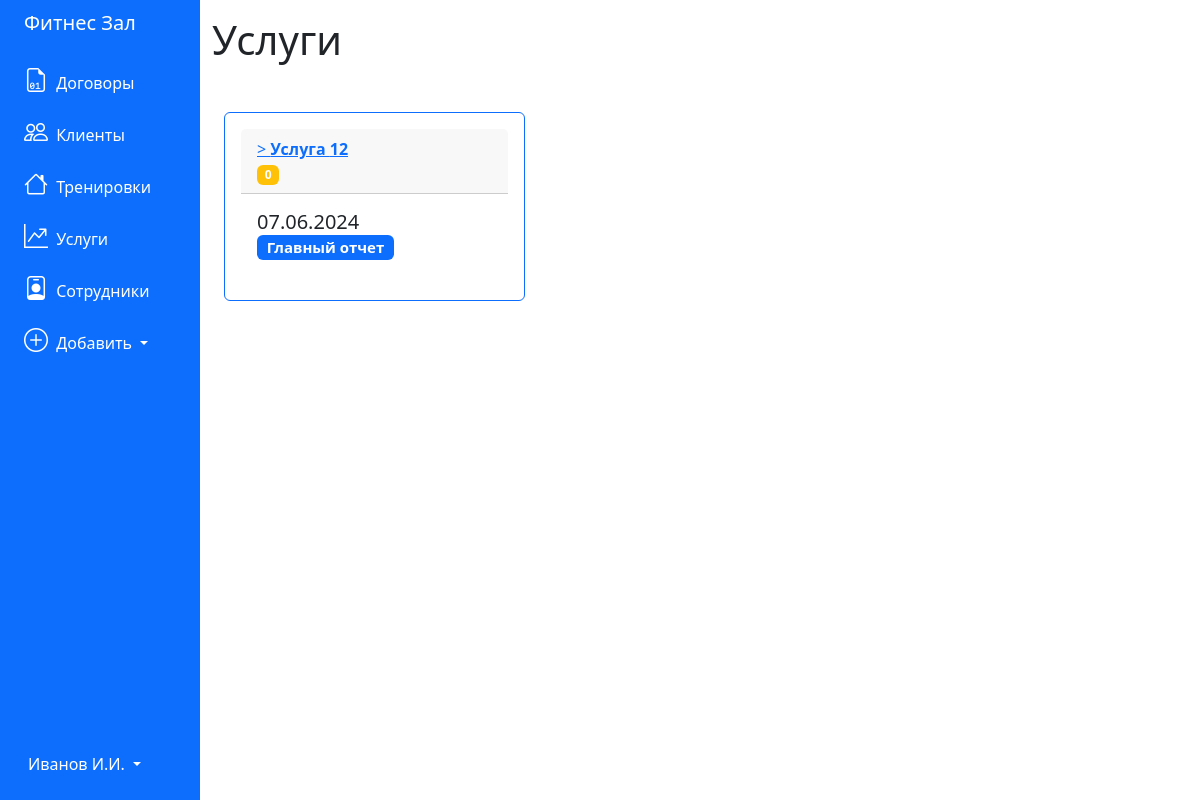
/reports, run on an earlier commit of the app's database.
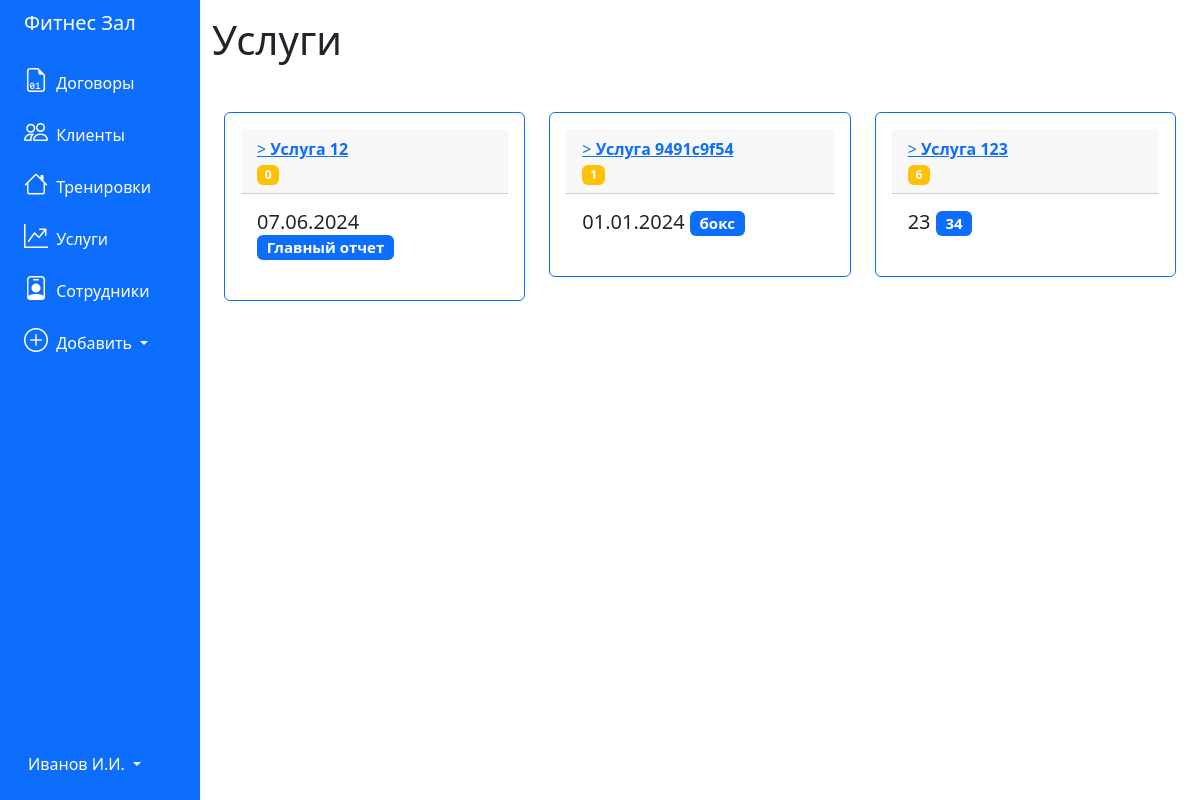
And on a later commit of the database.
### tables this page shows
CREATE TABLE 'reports' (
	"id_report" INTEGER PRIMARY KEY AUTOINCREMENT,
	'number' TEXT,
	'date' TEXT,
	'report_type' TEXT,
	'description' TEXT,
	'employee_id' INTEGER
);

### app.py (the view)
@app.route('/reports')
def reports():
    conn = get_db_connection()
    pos = conn.execute("""SELECT * FROM reports""").fetchall()
    conn.close()
    return render_template('reports.html', reports=pos)

### app.py (called while the page is built)
def get_db_connection():
    conn = sqlite3.connect('../pythonProject4/database.db')
    conn.row_factory = sqlite3.Row
    return conn

### templates/reports.html
{% extends 'base.html' %}
{% block content %}
<h1>{% block title %} Услуги {% endblock %}</h1>
<div class="container mt-5 mb-3">
    <div class="row">
        {% for report in reports %}
        <div class="col-md-4">
            <div class="card p-3 mb-2 border-primary">
                <div class="card-header">
                    <a href="{{ url_for('report', report_id=report['id_report']) }}">>
                        <b>Услуга {{ report['number'] }}</b>
                    </a>
                    <br>
                    <span class="badge bg-warning">{{ report['employee_id'] }}</span>
                </div>
                <div class="card-body">
                    <h5 class="card-title">{{ report['date'] }} <span class="badge bg-primary">{{
                            report['description'] }} </span></h5>
                </div>
            </div>
        </div>
        {% endfor %}
    </div>
</div>
{% endblock %}

What changed in the data, as far as the page shows it:
added reports: number "9491c9f54", employee_id "1", date "01.01.2024", description "бокс"
added reports: number "123", employee_id "6", date "23", description "34"
